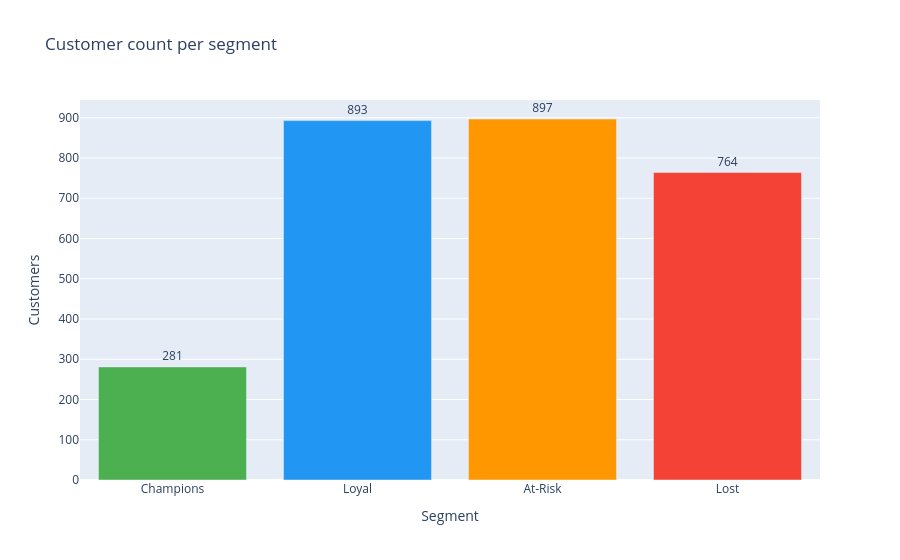

Notebook cell for this chart:
### Code cell
fig = px.bar(
    seg_profile, x="segment_label", y="n_customers",
    color="segment_label",
    category_orders={"segment_label": SEGMENT_NAMES},
    color_discrete_sequence=["#4CAF50", "#2196F3", "#FF9800", "#F44336"],
    text="n_customers",
    title="Customer count per segment",
    labels={"segment_label": "Segment", "n_customers": "Customers"},
)
fig.update_traces(textposition="outside")
fig.update_layout(showlegend=False)
fig.show()

### Figure 1 — Plotly figure (JSON) as saved in the notebook; plotly's stock layout.template omitted (floating-point values rounded to 4 significant figures)
{"data": [{"hovertemplate": "Segment=%{x}<br>Customers=%{text}<extra></extra>", "legendgroup": "Champions", "marker": {"color": "#4CAF50", "pattern": {"shape": ""}}, "name": "Champions", "orientation": "v", "showlegend": true, "text": [281.0], "textposition": "outside", "type": "bar", "x": ["Champions"], "xaxis": "x", "y": [281], "yaxis": "y"}, {"hovertemplate": "Segment=%{x}<br>Customers=%{text}<extra></extra>", "legendgroup": "Loyal", "marker": {"color": "#2196F3", "pattern": {"shape": ""}}, "name": "Loyal", "orientation": "v", "showlegend": true, "text": [893.0], "textposition": "outside", "type": "bar", "x": ["Loyal"], "xaxis": "x", "y": [893], "yaxis": "y"}, {"hovertemplate": "Segment=%{x}<br>Customers=%{text}<extra></extra>", "legendgroup": "At-Risk", "marker": {"color": "#FF9800", "pattern": {"shape": ""}}, "name": "At-Risk", "orientation": "v", "showlegend": true, "text": [897.0], "textposition": "outside", "type": "bar", "x": ["At-Risk"], "xaxis": "x", "y": [897], "yaxis": "y"}, {"hovertemplate": "Segment=%{x}<br>Customers=%{text}<extra></extra>", "legendgroup": "Lost", "marker": {"color": "#F44336", "pattern": {"shape": ""}}, "name": "Lost", "orientation": "v", "showlegend": true, "text": [764.0], "textposition": "outside", "type": "bar", "x": ["Lost"], "xaxis": "x", "y": [764], "yaxis": "y"}], "layout": {"barmode": "relative", "legend": {"title": {"text": "Segment"}, "tracegroupgap": 0}, "showlegend": false, "title": {"text": "Customer count per segment"}, "xaxis": {"anchor": "y", "categoryarray": ["Champions", "Loyal", "At-Risk", "Lost"], "categoryorder": "array", "domain": [0, 1], "title": {"text": "Segment"}}, "yaxis": {"anchor": "x", "domain": [0, 1], "title": {"text": "Customers"}}}}
